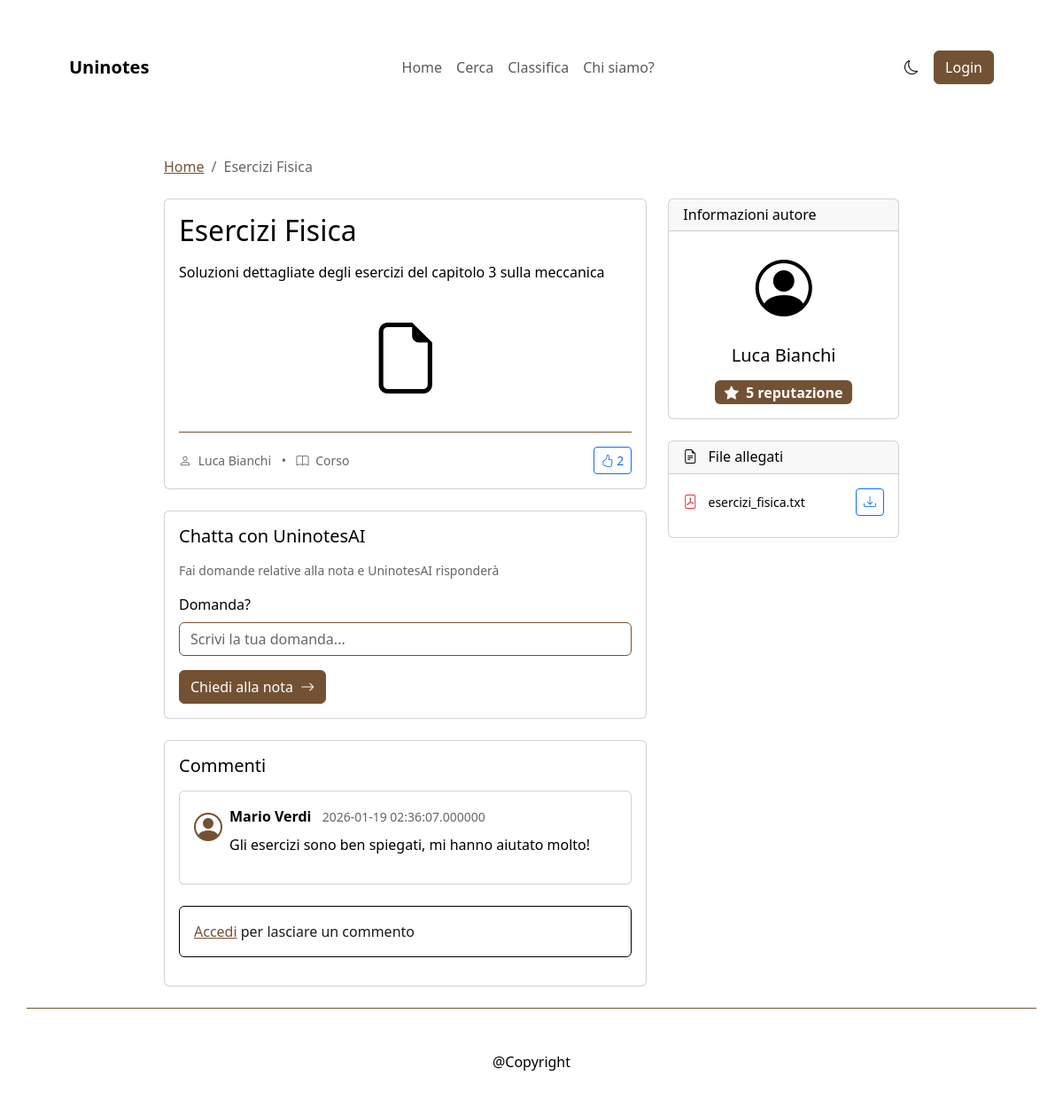
The app's page /note/2 with its own data.
### tables this page shows
CREATE TABLE `NOTE` (
  `id` BIGINT UNSIGNED NOT NULL AUTO_INCREMENT PRIMARY KEY,
  `student_id` BIGINT UNSIGNED NOT NULL,
  `title` VARCHAR(255) NOT NULL,
  `description` VARCHAR(250) DEFAULT NULL,
  `note_type` VARCHAR(100) DEFAULT NULL,
  `format` VARCHAR(50) DEFAULT NULL,
  `university` VARCHAR(191) DEFAULT NULL,
  `visibility` ENUM('public','course','private') NOT NULL DEFAULT 'public',
  `created_at` DATETIME(6) NOT NULL DEFAULT CURRENT_TIMESTAMP(6),
  `updated_at` DATETIME(6) NULL DEFAULT NULL ON UPDATE CURRENT_TIMESTAMP(6),
  `deleted_at` DATETIME(6) DEFAULT NULL,
  INDEX (`student_id`),
  INDEX (`created_at`),
  CONSTRAINT `fk_note_student` FOREIGN KEY (`student_id`) REFERENCES `USER` (`id`) ON DELETE CASCADE ON UPDATE CASCADE
);

CREATE TABLE `USER` (
  `id` BIGINT UNSIGNED NOT NULL AUTO_INCREMENT PRIMARY KEY,
  `name` VARCHAR(191) NOT NULL,
  `email` VARCHAR(191) NOT NULL UNIQUE,
  `password_hash` VARCHAR(255) NOT NULL,
  `university` VARCHAR(191) DEFAULT NULL,
  `role` ENUM('student','admin') NOT NULL DEFAULT 'student',
  `created_at` DATETIME(6) NOT NULL DEFAULT CURRENT_TIMESTAMP(6)
);

CREATE TABLE `COMMENT` (
  `id` BIGINT UNSIGNED NOT NULL AUTO_INCREMENT PRIMARY KEY,
  `note_id` BIGINT UNSIGNED NOT NULL,
  `student_id` BIGINT UNSIGNED NOT NULL,
  `content` TEXT NOT NULL,
  `created_at` DATETIME(6) NOT NULL DEFAULT CURRENT_TIMESTAMP(6),
  `parent_comment_id` BIGINT UNSIGNED DEFAULT NULL,
  INDEX (`note_id`),
  INDEX (`student_id`),
  INDEX (`parent_comment_id`),
  CONSTRAINT `fk_comment_note` FOREIGN KEY (`note_id`) REFERENCES `NOTE` (`id`) ON DELETE CASCADE ON UPDATE CASCADE,
  CONSTRAINT `fk_comment_user` FOREIGN KEY (`student_id`) REFERENCES `USER` (`id`) ON DELETE CASCADE ON UPDATE CASCADE,
  CONSTRAINT `fk_comment_parent` FOREIGN KEY (`parent_comment_id`) REFERENCES `COMMENT` (`id`) ON DELETE SET NULL ON UPDATE CASCADE
);

CREATE TABLE `FILE` (
  `id` BIGINT UNSIGNED NOT NULL AUTO_INCREMENT PRIMARY KEY,
  `note_id` BIGINT UNSIGNED NOT NULL,
  `filename` VARCHAR(255) NOT NULL,
  `filepath` VARCHAR(1024) NOT NULL,
  `mime_type` VARCHAR(191) DEFAULT NULL,
  `size` BIGINT UNSIGNED DEFAULT NULL,
  `hash` VARCHAR(128) DEFAULT NULL,
  `uploaded_at` DATETIME(6) NOT NULL DEFAULT CURRENT_TIMESTAMP(6),
  `updated_at` DATETIME(6) NULL DEFAULT NULL ON UPDATE CURRENT_TIMESTAMP(6),
  INDEX (`note_id`),
  CONSTRAINT `fk_file_note` FOREIGN KEY (`note_id`) REFERENCES `NOTE` (`id`) ON DELETE CASCADE ON UPDATE CASCADE
);

### App/View/Pages/noteDetail.php (the view, shortened to what the rows shown need)
<?php
$note = $note ?? [];
$isLoggedIn = $isLoggedIn ?? false;
?>
<div class="container-fluid px-3 px-md-4 px-lg-5 py-4">
    <nav aria-label="breadcrumb" class="mb-4">
        <ol class="breadcrumb">
            <li class="breadcrumb-item"><a href="/">Home</a></li>
            <li class="breadcrumb-item active" aria-current="page"><?= htmlspecialchars($note['title'] ?? 'Nota') ?>
            </li>
        </ol>
    </nav>
    <div class="row g-4">
        <div class="col-lg-8">
            <div class="card mb-4">
                <div class="card-body">
                    <h1 class="h2 mb-3"><?= htmlspecialchars($note['title'] ?? 'Titolo Nota') ?></h1>
                    <p class="card-text"><?= htmlspecialchars($note['description'] ?? 'Descrizione nota') ?></p>
                    <div class="text-center my-4">
                        <i class="bi bi-file-earmark" style="font-size: 5rem; color: var(--bs-secondary);"></i>
                    </div>
                    <div class="d-flex justify-content-between align-items-center pt-3 border-top">
                        <div class="text-muted small">
                            <i class="bi bi-person me-1"></i>
                            <span><?= htmlspecialchars($note['author']['name'] ?? 'Autore') ?></span>
                            <span class="mx-2">•</span>
                            <i class="bi bi-book me-1"></i>
                            <span><?= htmlspecialchars($note['course'] ?? 'Corso') ?></span>
                        </div>
                        <form action="/note/<?= $note['id'] ?>/like" method="POST" class="d-inline">
                            <button type="submit"
                                class="btn btn-sm <?= $note['user_has_liked'] ?? false ? 'btn-primary' : 'btn-outline-primary' ?>">
                                <i class="bi bi-hand-thumbs-up"></i>
                                <?= $note['likes_count'] ?? 0 ?>
                            </button>
                        </form>
                    </div>
                </div>
            </div>
            <?php if (!empty($note['files'])): ?>
                <div class="card mb-4">
                    <div class="card-body">
                        <h5 class="card-title mb-3">Chatta con UninotesAI</h5>
                        <p class="text-muted small mb-3">Fai domande relative alla nota e UninotesAI risponderà</p>
                        <form action="/note/<?= $note['id'] ?>/chat" method="POST">
                            <div class="mb-3">
                                <label for="chatQuestion" class="form-label">Domanda?</label>
                                <input type="text" class="form-control" id="chatQuestion" name="question"
                                    placeholder="Scrivi la tua domanda...">
                            </div>
                            <button type="submit" class="btn btn-primary">
                                Chiedi alla nota
                                <i class="bi bi-arrow-right ms-1"></i>
                            </button>
                        </form>
                    </div>
                </div>
            <?php endif; ?>
            <div class="card">
                <div class="card-body">
                    <h5 class="card-title mb-3">Commenti</h5>
                    <?php if (empty($note['comments'])): ?>
                        <p class="text-muted">Nessun commento ancora. Sii il primo a commentare!</p>
                    <?php else: ?>
                        <div class="comments-list">
                            <?php foreach ($note['comments'] ?? [] as $index => $comment): ?>
                                <div class="card mb-3">
                                    <div class="card-body">
                                        <div class="d-flex align-items-start mb-2">
                                            <i class="bi bi-person-circle me-2"
                                                style="font-size: 2rem; color: var(--bs-primary);"></i>
                                            <div class="flex-grow-1">
                                                <div class="d-flex justify-content-between align-items-start">
                                                    <div>
                                                        <strong><?= htmlspecialchars($comment['author']) ?></strong>
                                                        <small class="text-muted ms-2"><?= htmlspecialchars($comment['created_at']) ?></small>
                                                    </div>
                                                </div>
                                                <p class="mb-2 mt-2"><?= htmlspecialchars($comment['content']) ?></p>
                                            </div>
                                        </div>
                                    </div>
                                </div>
                            <?php endforeach; ?>
                        </div>
                    <?php endif; ?>
                    <?php if ($isLoggedIn): ?>
                        <form action="/note/<?= $note['id'] ?>/comment" method="POST" class="mt-4">
                            <div class="mb-3">
                                <label for="commentContent" class="form-label">Aggiungi un commento</label>
                                <textarea class="form-control" id="commentContent" name="content" rows="3"
                                    placeholder="Scrivi un commento..." required></textarea>
                            </div>
                            <button type="submit" class="btn btn-primary">
                                <i class="bi bi-send me-1"></i>
                                Invia commento
                            </button>
                        </form>
                    <?php else: ?>
                        <div class="alert alert-info mt-4">
                            <a href="/login">Accedi</a> per lasciare un commento
                        </div>
                    <?php endif; ?>
                </div>
            </div>
        </div>
        <div class="col-lg-4">
            <div class="card mb-4">
                <div class="card-header">
                    <h6 class="mb-0">Informazioni autore</h6>
                </div>
                <div class="card-body text-center">
                    <div class="mb-3">
                        <i class="bi bi-person-circle" style="font-size: 4rem;"></i>
                    </div>
                    <h5><?= htmlspecialchars($note['author']['name'] ?? 'Autore') ?></h5>
                    <div class="mt-3">
                        <span class="badge bg-primary fs-6">
                            <i class="bi bi-star-fill me-1"></i>
                            <?= $note['author']['reputation'] ?? 0 ?> reputazione
                        </span>
                    </div>
                </div>
            </div>
            <?php if (!empty($note['files'])): ?>
                <div class="card mb-4">
                    <div class="card-header">
                        <h6 class="mb-0">
                            <i class="bi bi-file-earmark-text me-2"></i>
                            File allegati
                        </h6>
                    </div>
                    <div class="card-body">
                        <?php foreach ($note['files'] ?? [] as $file): ?>
                            <div class="d-flex justify-content-between align-items-center mb-2">
                                <div>
                                    <i class="bi bi-file-pdf text-danger me-2"></i>
                                    <small><?= htmlspecialchars($file['filename']) ?></small>
                                </div>
                                <a href="/file/<?= $file['id'] ?>/download" class="btn btn-sm btn-outline-primary">
                                    <i class="bi bi-download"></i>
                                </a>
                            </div>
                        <?php endforeach; ?>
                    </div>
                </div>
            <?php endif; ?>
        </div>
    </div>
</div>

### Core/Routing/Router.php (shortened to what the rows shown need)
<?php
class Router
{
    private array $routes = [];
    public function add(string $method, string $url, $handler) : void{
        $this->routes[] = compact('method', 'url', 'handler');
    }
    public function resolve() : mixed{
        $method = $_SERVER['REQUEST_METHOD'];
        $path = parse_url($_SERVER['REQUEST_URI'], PHP_URL_PATH);
        foreach ($this->routes as $route) {
            [$routeMethod, $url, $handler] = [$route['method'], $route['url'], $route['handler']];
            if ($routeMethod !== $method) continue;
            $pattern = preg_replace('#\{[^\}]+\}#', '([^/]+)', $url);
            $regex = "#^" . $pattern . "$#";
            if (preg_match($regex, $path, $matches)) {
                array_shift($matches);
                if (is_string($handler) && str_contains($handler, '@')) {
                    [$controller, $method] = explode('@', $handler);
                    $obj = new $controllerClass;
                    return call_user_func_array([$obj, $method], $matches);
                }
                throw new Exception("Handler non valido");
            }
        }
        return false;
    }
}

### records on screen
note: title "Esercizi Fisica", description "Soluzioni dettagliate degli esercizi del capitolo 3 sulla meccanica"
user: name "Luca Bianchi"
comment: student.name "Mario Verdi", created_at "2026-01-19 02:36:07.000000", content "Gli esercizi sono ben spiegati, mi hanno aiutato molto!"
file: filename "esercizi_fisica.txt"

### other values on screen
$note['course'] "Corso"
$note['likes_count'] "2"
$note['author']['reputation'] "5"
